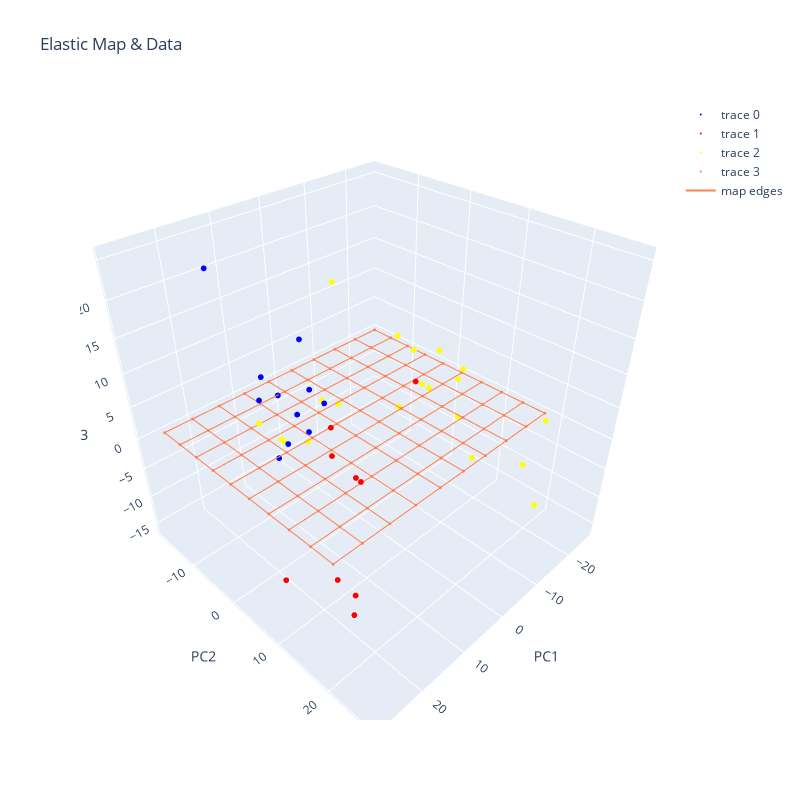
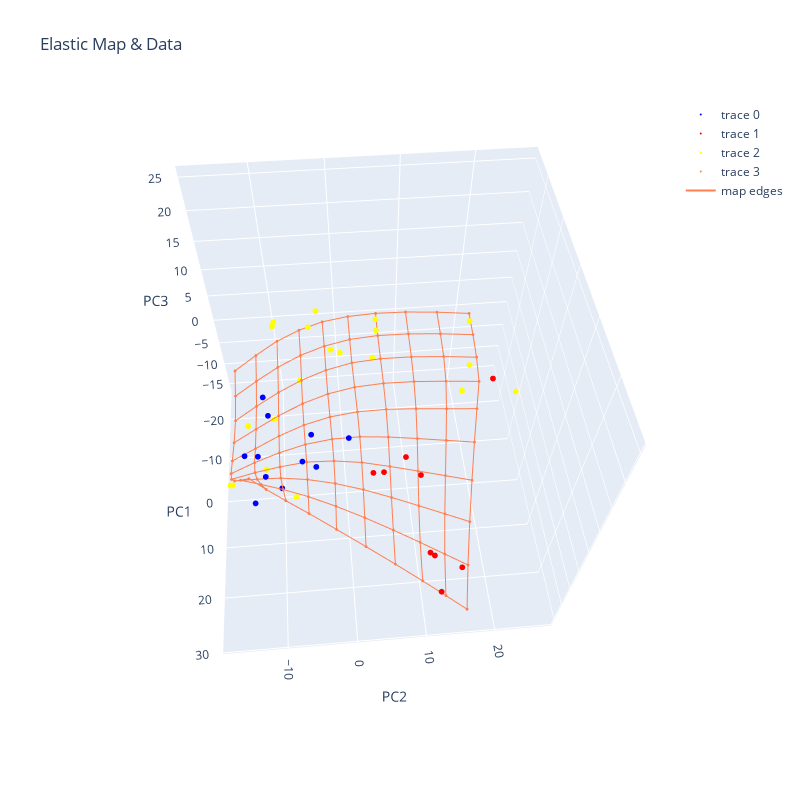

These figures' notebook cell, in order:
### Code cell
import scipy.io as sp
d2fn = sp.loadmat('/home/utilisateur/ElMap/tests/bladderCancer.mat')['d2fn'].T
col = sp.loadmat('/home/utilisateur/ElMap/tests/bladderCancer.mat')['col']
colours = ['blue', 'red', 'yellow']

_map = rect2DMap(10, 10)
_map.init(d2fn, 'pci')
drawMap(_map, d2fn, classes= col,markColour=colours,lineWidth= 0.5)

EM(_map, 
   d2fn, 
    constStretching = 0,
    constBending = .1, 
    func=L2,
    nInt=2, 
   delta = .75)
drawMap(_map, d2fn, classes= col,markColour=colours,lineWidth= 0.5)
